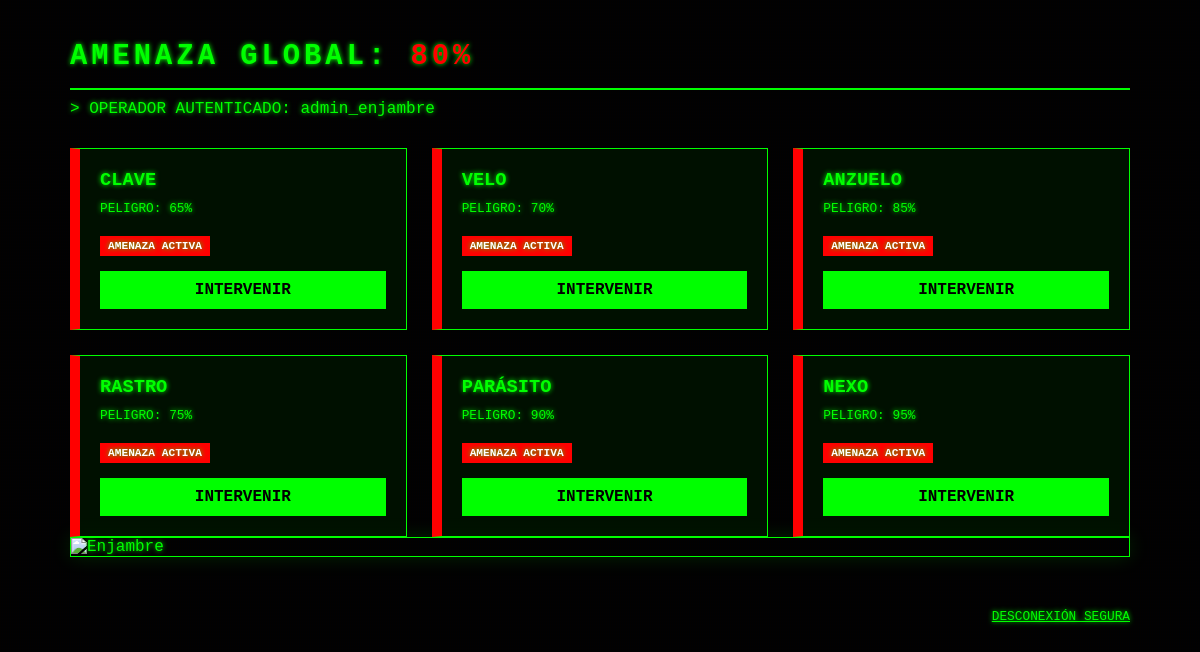
The page /www/html/dashboard.php (signed in) on the database its author committed.
### tables this page shows
CREATE TABLE PRUEBA (
    id_prueba INT AUTO_INCREMENT,
    id_ia INT NOT NULL,
    nombre VARCHAR(50) NOT NULL,
    descripcion TEXT,
    dificultad ENUM('Fácil', 'Media', 'Difícil', 'Final'),
    activa BOOLEAN DEFAULT FALSE,
    orden INT,
    fragmento_codigo TEXT NOT NULL,
    CONSTRAINT PK_PRUEBA PRIMARY KEY (id_prueba),
    CONSTRAINT FK_PRUEBA_IA FOREIGN KEY (id_ia) REFERENCES IA(id_ia) ON DELETE CASCADE
);

CREATE TABLE IA (
    id_ia INT AUTO_INCREMENT,
    nombre VARCHAR(50) NOT NULL,
    descripcion TEXT,
    nivel_peligro INT,
    CONSTRAINT PK_IA PRIMARY KEY (id_ia),
    CONSTRAINT CHK_peligro CHECK (nivel_peligro BETWEEN 0 AND 100)
);

### www/html/dashboard.php (the view, shortened to what this page needs)
<?php
require_once("../config/db.php");
$id_u = $_SESSION['usuario_id'];
try {
    $sql_ias = "SELECT ia.id_ia, ia.nombre, ia.nivel_peligro, e.completada, p.fragmento_codigo
                FROM IA ia
                LEFT JOIN PRUEBA p ON ia.id_ia = p.id_ia
                LEFT JOIN ESTADO_USUARIO_PRUEBA e ON p.id_prueba = e.id_prueba AND e.id_usuario = ?";
    $stmt_ias = $pdo->prepare($sql_ias);
    $stmt_ias->execute([$id_u]);
    $ias = $stmt_ias->fetchAll();
    $sql_avg = "SELECT AVG(nivel_peligro) as media FROM IA";
    $res_avg  = $pdo->query($sql_avg)->fetch();
    $media    = $res_avg['media'] ?? 0;
} catch (PDOException $e) {
    die("Error crítico en el Nivel Interno: " . $e->getMessage());
}
?>
<!DOCTYPE html>
<html lang="es">
<head>
</head>
<body>
    <div class="main-wrapper">
        <header>
            <h1>AMENAZA GLOBAL: <span><?php echo round($media); ?>%</span></h1>
            <p>> OPERADOR AUTENTICADO: <?php echo htmlspecialchars($_SESSION['usuario_nombre'] ?? 'OPERADOR_DESCONOCIDO'); ?></p>
        </header>
        <div class="grid">
            <?php foreach ($ias as $ia): ?>
                <div class="card <?php echo $ia['completada'] ? 'neutralizada' : 'activa'; ?>">
                    <h3><?php echo htmlspecialchars($ia['nombre']); ?></h3>
                    <p style="font-size: 0.8em; margin: 10px 0;">PELIGRO: <?php echo $ia['nivel_peligro']; ?>%</p>
                    <?php if ($ia['completada']): ?>
                        <span class="badge-status status-ok">IA NEUTRALIZADA</span>
                        <div class="fragmento">
                            CÓDIGO RECUPERADO:<br>
                            <strong><?php echo htmlspecialchars($ia['fragmento_codigo']); ?></strong>
                        </div>
                    <?php else: ?>
                        <span class="badge-status status-alert">AMENAZA ACTIVA</span>
                        <a href="ia_detalle.php?id=<?php echo $ia['id_ia']; ?>" class="btn-action">INTERVENIR</a>
                    <?php endif; ?>
                </div>
            <?php endforeach; ?>
        </div>
        <img src="../Imagenes/Enjambre3.png" alt="Enjambre" style="width: 100%; height: auto; display: block; margin: 0 auto; border: 1px solid #0f0; box-shadow: 0 0 20px rgba(0, 255, 0, 0.15);">
        <footer style="margin-top: 50px; text-align: right;">
            <a href="logout.php" style="color: #0f0; font-size: 0.8em;">DESCONEXIÓN SEGURA</a>
        </footer>
    </div>
</body>
</html>

### www/html/dashboard.php (style rules this page uses)
* { margin: 0; padding: 0; box-sizing: border-box; }
body { background-color: #000; font-family: 'Courier New', Courier, monospace; color: #0f0; min-height: 100vh; overflow-x: hidden; text-shadow: 0 0 5px #0f0; }
body::before { content: " "; display: block; position: absolute; top: 0; left: 0; bottom: 0; right: 0; background: linear-gradient(rgba(18, 16, 16, 0) 50%, rgba(0, 0, 0, 0.2) 50%), linear-gradient(90deg, rgba(255, 0, 0, 0.03), rgba(0, 255, 0, 0.01), rgba(0, 0, 255, 0.03)); z-index: 2; background-size: 100% 3px, 2px 100%; pointer-events: none; }
.main-wrapper { position: relative; z-index: 10; max-width: 1100px; margin: 0 auto; padding: 40px 20px; }
h1 { font-size: 1.8em; text-transform: uppercase; letter-spacing: 4px; border-bottom: 2px solid #0f0; padding-bottom: 15px; margin-bottom: 10px; }
h1 span { color: #f00; animation: blink 1s infinite; }
.grid { display: grid; grid-template-columns: repeat(3, 1fr); gap: 25px; margin-top: 30px; }
.card { background: rgba(0, 20, 0, 0.8); border: 1px solid #0f0; padding: 20px; transition: 0.3s; position: relative; }
.activa { border-left: 10px solid #f00; }
.badge-status { font-weight: bold; font-size: 0.7em; padding: 4px 8px; margin-top: 10px; display: inline-block; }
.status-alert { background: #f00; color: #fff; }
.btn-action { display: block; width: 100%; text-align: center; background: #0f0; color: #000; padding: 10px; margin-top: 15px; text-decoration: none; font-weight: bold; }

### rows shown on the page
prueba: id_ia.nombre "CLAVE", id_ia.nivel_peligro "65"
prueba: id_ia.nombre "VELO", id_ia.nivel_peligro "70"
prueba: id_ia.nombre "ANZUELO", id_ia.nivel_peligro "85"
prueba: id_ia.nombre "RASTRO", id_ia.nivel_peligro "75"
prueba: id_ia.nombre "PARÁSITO", id_ia.nivel_peligro "90"
prueba: id_ia.nombre "NEXO", id_ia.nivel_peligro "95"

### other values the page prints
$media "80"
$_SESSION['usuario_nombre'] "admin_enjambre"
